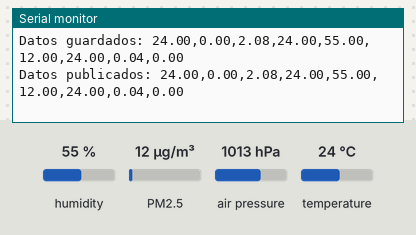
The sketch below on a simulated ESP32. On the bench: the last lines printed to the serial monitor. The test bench sets the inputs (shaded band); at power-on: humidity 55 %, PM2.5 12 µg/m³, air pressure 1013 hPa, temperature 24 °C. WiFi joins after 1.5 s; servers stay silent unless stated; random numbers use the default seed unless the sketch sets one; no MQTT or app messages arrive unless stated.

Above: at 2.7 s.
2.8 s: humidity set to 22 %
At 4.0 s:
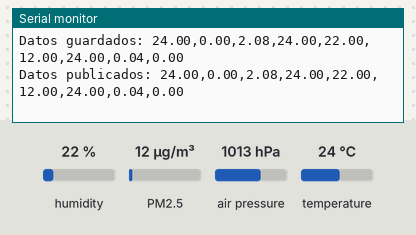
4.3 s: PM2.5 set to 6 µg/m³
At 5.5 s:
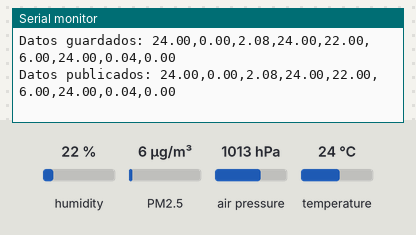
5.8 s: air pressure set to 952 hPa
At 5.8 s:
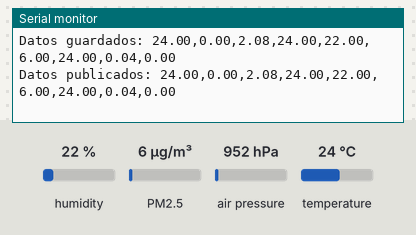
7.3 s: temperature set to 12 °C
At 8.2 s:
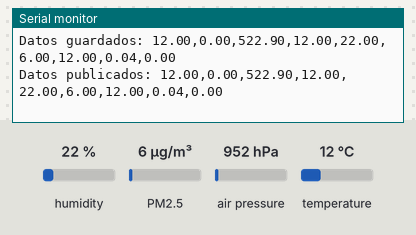

Measured:
- after the input at 2.8 s, the serial monitor: prints a new line after 0.86 s (image 1)
- after the input at 4.3 s, the serial monitor: prints a new line after 0.36 s (image 2)
- after the input at 7.3 s, the serial monitor: prints a new line after 0.36 s (image 4)

The sketch:

cansat.ino
```cpp
#include "FS.h"
#include "SD.h"
#include "SPI.h"
#include <Wire.h>
#include <Adafruit_BMP085.h>
#include <Adafruit_AHTX0.h>
#include <Adafruit_MPU6050.h>
#include <GP2YDustSensor.h>
#include <WiFi.h>
#include <PubSubClient.h>

#define MQTT_VERSION MQTT_VERSION_3_1_1
#define REASSIGN_PINS
int sck = 35;
int miso = 33;
int mosi = 34;
int cs = 36;

unsigned long previousMillis = 0;
const long interval = 1000;  // Aumentar el intervalo a 5 segundos

const uint8_t SHARP_LED_PIN = 6;
const uint8_t SHARP_VO_PIN = A3;

const char* ssid = "Xibalba Hackerspace";
const char* password = "ESTALIBRE";

const char* mqtt_server = "broker.hivemq.com";
const char* mqtt_topic = "/cansat/umes/mision";
char mqtt_client_id[20];

WiFiClient espClient;
PubSubClient client(espClient);

Adafruit_BMP085 bmp;
Adafruit_AHTX0 aht;
Adafruit_MPU6050 mpu;
GP2YDustSensor dustSensor(GP2YDustSensorType::GP2Y1014AU0F, SHARP_LED_PIN, SHARP_VO_PIN);

const float BMP_TEMP_MIN = -20.0;
const float BMP_TEMP_MAX = 85.0;
const float PRESSURE_MIN = 500.0;
const float PRESSURE_MAX = 900.0;
const float ALTITUDE_MIN = -200.0;
const float ALTITUDE_MAX = 5000.0;
const float AHT_TEMP_MIN = -40.0;
const float AHT_TEMP_MAX = 85.0;
const float HUMIDITY_MIN = 0.0;
const float HUMIDITY_MAX = 100.0;
const float ACCEL_MIN = -16.0;
const float ACCEL_MAX = 16.0;
const float DUST_DENSITY_MIN = 0.0;
const float DUST_DENSITY_MAX = 500.0;

float bmpTemperature = 0.0;
float pressure = 0.0;
float altitude = 0.0;
float ahtTemperature = 0.0;
float ahtHumidity = 0.0;
float accelX = 0.0;
float accelY = 0.0;
float accelZ = 0.0;
float dustDensity = 0.0;

void setup_wifi() {
  delay(10);
  Serial.println();
  Serial.print("Conectando a ");
  Serial.println(ssid);

  WiFi.begin(ssid, password);

  while (WiFi.status() != WL_CONNECTED) {
    delay(500);
    Serial.print(".");
  }

  Serial.println("\nWiFi conectado");
  Serial.print("Dirección IP: ");
  Serial.println(WiFi.localIP());
}

void reconnect() {
  snprintf(mqtt_client_id, sizeof(mqtt_client_id), "cansat%d", random(0, 9999));
  Serial.println(mqtt_client_id);
  while (!client.connected()) {
    Serial.print("Intentando conectar al broker MQTT...");
    if (client.connect(mqtt_client_id)) {
      Serial.println("conectado");
    } else {
      Serial.print("falló, rc=");
      Serial.print(client.state());
      Serial.println(" intentando de nuevo en 5 segundos");
      delay(5000);
    }
  }
}

bool validateSensorValue(float value, float minValue, float maxValue) {
  return (value >= minValue && value <= maxValue);
}

void setup() {
  Serial.begin(115200);

  //SPI.begin(sck, miso, mosi, cs);
/*
  if (!SD.begin(cs)) {
    Serial.println("Error al montar la tarjeta SD");
    return;
  }
*/
  if (!bmp.begin()) {
    Serial.println("BMP180 no detectado");
    return;
  }

  if (!aht.begin()) {
    Serial.println("AHT10 no detectado");
    return;
  }
/*
  if (!mpu.begin()) {
    Serial.println("MPU6050 no detectado");
    return;
  }
  */

  dustSensor.begin();

  setup_wifi();

  client.setServer(mqtt_server, 1883);

  Serial.println("Sensores inicializados correctamente");
}

void loop() {
  if (!client.connected()) {
    reconnect();
  }
  client.loop();

  unsigned long currentMillis = millis();

  if (currentMillis - previousMillis >= interval) {
    previousMillis = currentMillis;

    float newBmpTemperature = bmp.readTemperature();
    float newPressure = bmp.readPressure() / 100.0F;
    float newAltitude = bmp.readAltitude();

    sensors_event_t humidity, temp;
    aht.getEvent(&humidity, &temp);
    float newAhtTemperature = temp.temperature;
    float newAhtHumidity = humidity.relative_humidity;
/*
    sensors_event_t accel, gyro, mpuTemp;
    mpu.getEvent(&accel, &gyro, &mpuTemp);
    float newAccelX = accel.acceleration.x;
    float newAccelY = accel.acceleration.y;
    float newAccelZ = accel.acceleration.z;
*/
    float newDustDensity = dustSensor.getDustDensity();

    if (validateSensorValue(newBmpTemperature, BMP_TEMP_MIN, BMP_TEMP_MAX)) {
      bmpTemperature = newBmpTemperature;
    }
    if (validateSensorValue(newPressure, PRESSURE_MIN, PRESSURE_MAX)) {
      pressure = newPressure;
    }
    if (validateSensorValue(newAltitude, ALTITUDE_MIN, ALTITUDE_MAX)) {
      altitude = newAltitude;
    }
    if (validateSensorValue(newAhtTemperature, AHT_TEMP_MIN, AHT_TEMP_MAX)) {
      ahtTemperature = newAhtTemperature;
    }
    if (validateSensorValue(newAhtHumidity, HUMIDITY_MIN, HUMIDITY_MAX)) {
      ahtHumidity = newAhtHumidity;
    }
    /*
    if (validateSensorValue(newAccelX, ACCEL_MIN, ACCEL_MAX)) {
      accelX = newAccelX;
    }
    if (validateSensorValue(newAccelY, ACCEL_MIN, ACCEL_MAX)) {
      accelY = newAccelY;
    }
    if (validateSensorValue(newAccelZ, ACCEL_MIN, ACCEL_MAX)) {
      accelZ = newAccelZ;
    }
    */
    if (validateSensorValue(newDustDensity, DUST_DENSITY_MIN, DUST_DENSITY_MAX)) {
      dustDensity = newDustDensity;
    }

    char dataString[250];
    snprintf(dataString, sizeof(dataString), "%0.2f,%0.2f,%0.2f,%0.2f,%0.2f,%0.2f,%0.2f,%0.2f,%0.2f",
             bmpTemperature, pressure, altitude, ahtTemperature, ahtHumidity, 0, 0, 0, dustDensity);
/*
    appendFile(SD, "/sensor_data.txt", dataString);
    appendFile(SD, "/sensor_data.txt", "\n");
    */
    Serial.print("Datos guardados: ");
    Serial.println(dataString);

    client.publish(mqtt_topic, dataString);
    Serial.print("Datos publicados: ");
    Serial.println(dataString);
  }
}

void appendFile(fs::FS &fs, const char *path, const char *message) {
  Serial.printf("Agregando al archivo: %s\n", path);

  File file = fs.open(path, FILE_APPEND);
  if (!file) {
    Serial.println("Error al abrir el archivo para agregar datos");
    return;
  }
  if (file.print(message)) {
    Serial.println("Mensaje agregado");
  } else {
    Serial.println("Error al agregar al archivo");
  }
  file.close();
}
```
